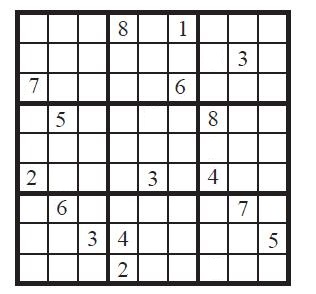
#> input picture 2_corner_detection/sudoku.jpg, 316 x 294 px
$ python corner_detection_spy.py
#> lines starting #> are read from the running program, lines starting #| are printed output that depends on the picture
import cv2
import matplotlib.pyplot as plt
import numpy as np


#resmi ice aktariyoruz.
img = cv2.imread("sudoku.jpg", 0)
#> img: shape (294, 316); min 1, max 255, mean 214
img = np.float32(img)
print(img.shape)
#| (294, 316)
plt.figure(), plt.imshow(img, cmap="gray"), plt.axis("off")


#corner detectiona geciyoruz.
#harris corner detection


dst = cv2.cornerHarris(img,blockSize = 2,ksize = 3, k= 0.04)
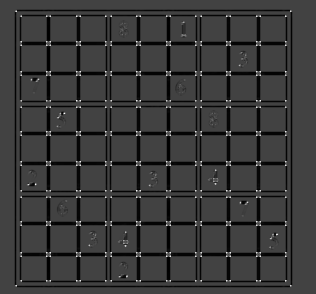
#> dst: shape (294, 316) float32; min -105367688, max 300194240, mean -13307662; drawn with min black and max white
plt.figure(), plt.imshow(dst, cmap="gray"), plt.axis("off")


#simdi her kosedeki kareleri daha da belirginlestiricez.
#boyurlarini artirip rengini beyaz yaptik
dst = cv2.dilate(dst,None)
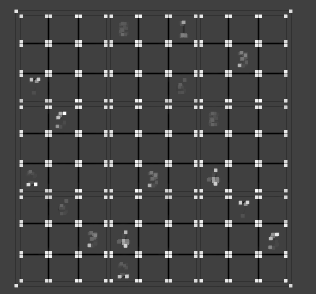
#> dst: shape (294, 316) float32; min -102519672, max 300194240, mean 6603171; drawn with min black and max white
img[dst>0.2*dst.max()] = 1
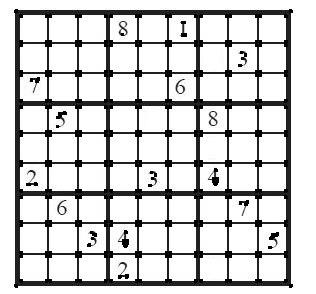
#> img: shape (294, 316) float32; min 1, max 255, mean 206.7
plt.figure(), plt.imshow(dst, cmap="gray"), plt.axis("off")


#simdi ise shi tomasi detection ile yapalim.
img = cv2.imread("sudoku.jpg", 0)
img = np.float32(img)
corners = cv2.goodFeaturesToTrack(img, 120, 0.01, 10)
#> corners = 120 rows, first 8: [37, 79], [246, 202], [259, 100], [139, 100], [76, 100], [229, 190], [76, 190], [169, 252]
#buradaki 120 elde etmek istedigmiz kose sayisi. 0.01 ise quality lvl. 10 ise min distance yani 2 kose arasindaki min distance.
corners = np.int64(corners)


for i in corners:
    x,y = i.ravel()
    cv2.circle(img, (x,y),3,(125,125,125),cv2.FILLED)
#> this loop made 120 passes
#> (x, y) on passes 1 to 12: (37, 79), (246, 202), (259, 100), (139, 100), (76, 100), (229, 190), (76, 190), (169, 252), (49, 252), (259, 280), (139, 280), (76, 280)
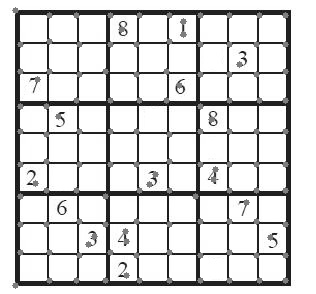
#> img: shape (294, 316) float32; min 3, max 255, mean 213.6

plt.imshow(img)
plt.axis("off")
